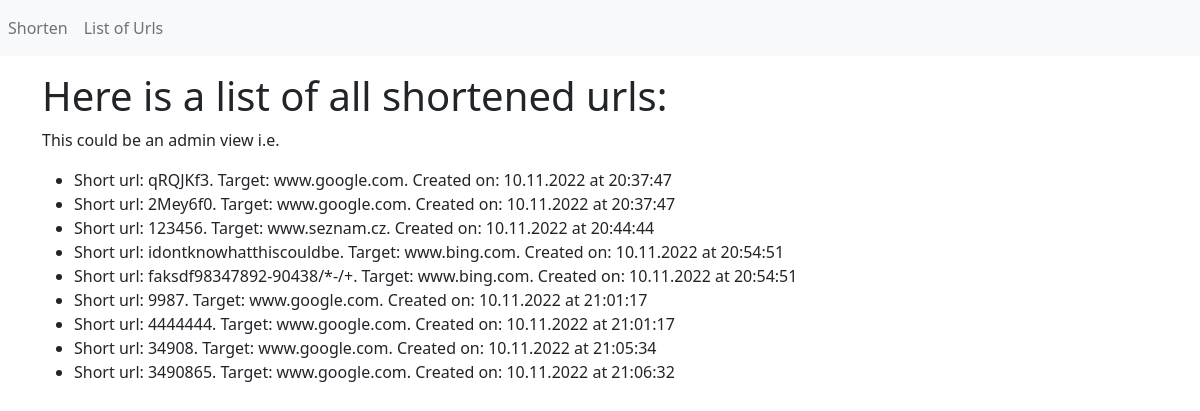
/url_list, run on the app's committed database.
### app/models.py (models this page shows, shortened)
class Urls(db.Model):
    __tablename__ = 'urls'
    id = db.Column(db.Integer, primary_key=True)
    url_long = db.Column(db.String(500), nullable=False)
    url_short = db.Column(db.String(20), nullable=False, unique=True)
    created_at = db.Column(db.DateTime(), default=datetime.now(), nullable=False)
    is_active = db.Column(db.Boolean, default=True)
    clicks = db.Column(db.Integer, default=0)
    def __repr__(self):
        return f'Short url: {self.url_short}. ' \
               f'Target: {self.url_long}. ' \
               f'Created on: {self.created_at.strftime("%m.%d.%Y at %H:%M:%S")}'

### app/routes.py (the view)
@app.route('/url_list')
def url_list():
    urls = Urls.query.all()
    return render_template('list.html', urls=urls)

### app/templates/list.html
{% extends "base.html" %}
{% block content %}
<div class="jumbotron">
  <h1>Here is a list of all shortened urls:</h1>
  <p>This could be an admin view i.e.</p>
  <ul>
    {% for url in urls  %}
    <li>{{url}}</li>
    {% endfor %}
  </ul>
</div>
{% endblock %}

### app/templates/base.html (shortened to what this page needs)
<!doctype html>
<html lang="en">
  <head>
    <link href="https://cdn.jsdelivr.net/npm/bootstrap@5.2.2/dist/css/bootstrap.min.css" rel="stylesheet">
  </head>
  <body>
    <nav class="navbar navbar-expand-lg navbar-light bg-light">
     <div class="navbar-nav">
      <a class="nav-item nav-link" href="{{ url_for('index') }}">Shorten</a>
      <a class="nav-item nav-link" href="{{ url_for('url_list') }}">List of Urls</a>
     </div>
    </nav>
    <div class="container mt-3">
        {% block content %} {% endblock %}
    </div>
  </body>
</html>

### data on the page
Urls: url_short+url_long+created_at "Short url: qRQJKf3. Target: www.google.com. Created on: 10.11.2022 at 20:37:47"
Urls: url_short+url_long+created_at "Short url: 2Mey6f0. Target: www.google.com. Created on: 10.11.2022 at 20:37:47"
Urls: url_short+url_long+created_at "Short url: 123456. Target: www.seznam.cz. Created on: 10.11.2022 at 20:44:44"
Urls: url_short+url_long+created_at "Short url: idontknowhatthiscouldbe. Target: www.bing.com. Created on: 10.11.2022 at 20:54:51"
Urls: url_short+url_long+created_at "Short url: faksdf98347892-90438/*-/+. Target: www.bing.com. Created on: 10.11.2022 at 20:54:51"
Urls: url_short+url_long+created_at "Short url: 9987. Target: www.google.com. Created on: 10.11.2022 at 21:01:17"
Urls: url_short+url_long+created_at "Short url: 4444444. Target: www.google.com. Created on: 10.11.2022 at 21:01:17"
Urls: url_short+url_long+created_at "Short url: 34908. Target: www.google.com. Created on: 10.11.2022 at 21:05:34"
Urls: url_short+url_long+created_at "Short url: 3490865. Target: www.google.com. Created on: 10.11.2022 at 21:06:32"
